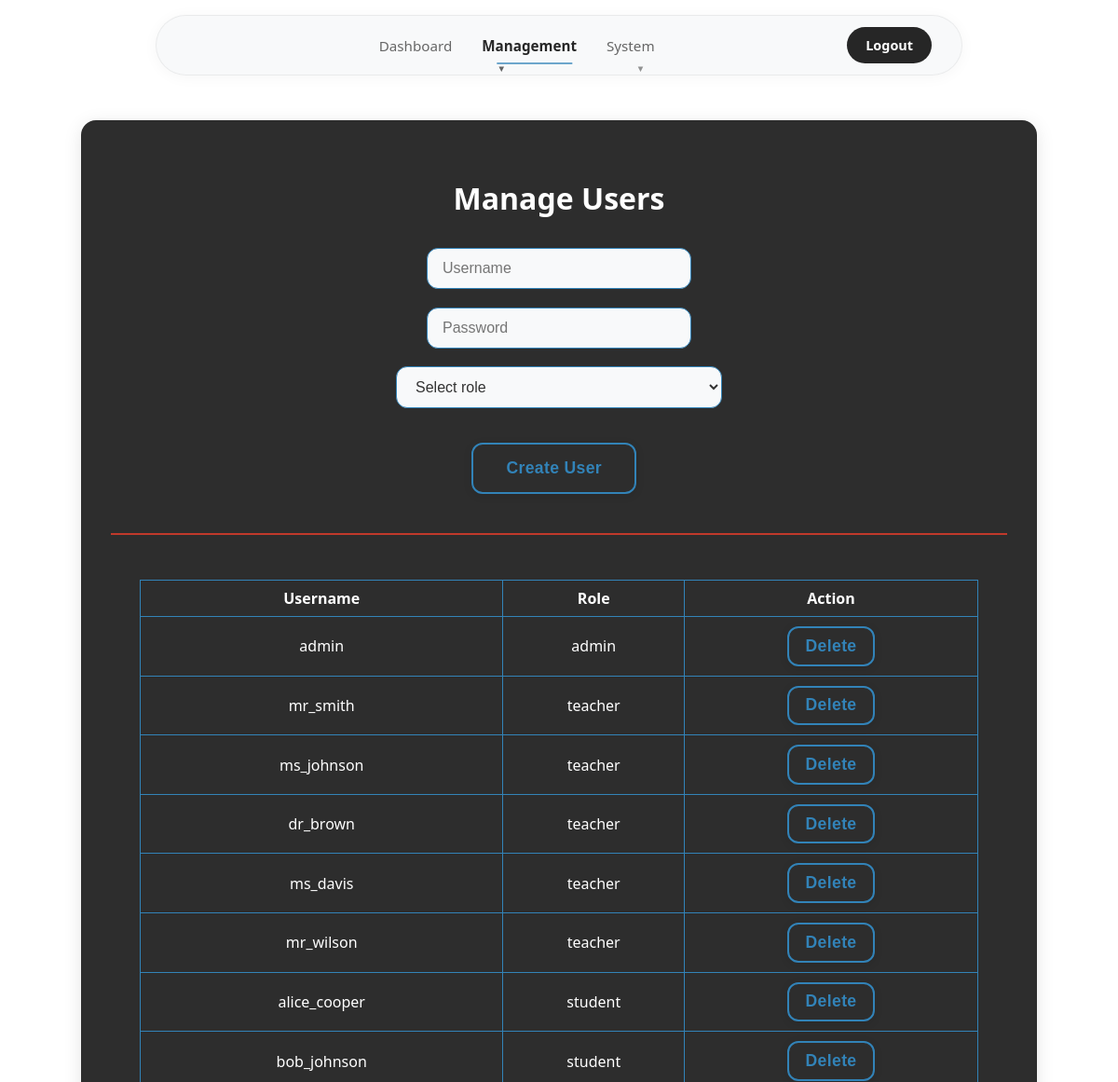
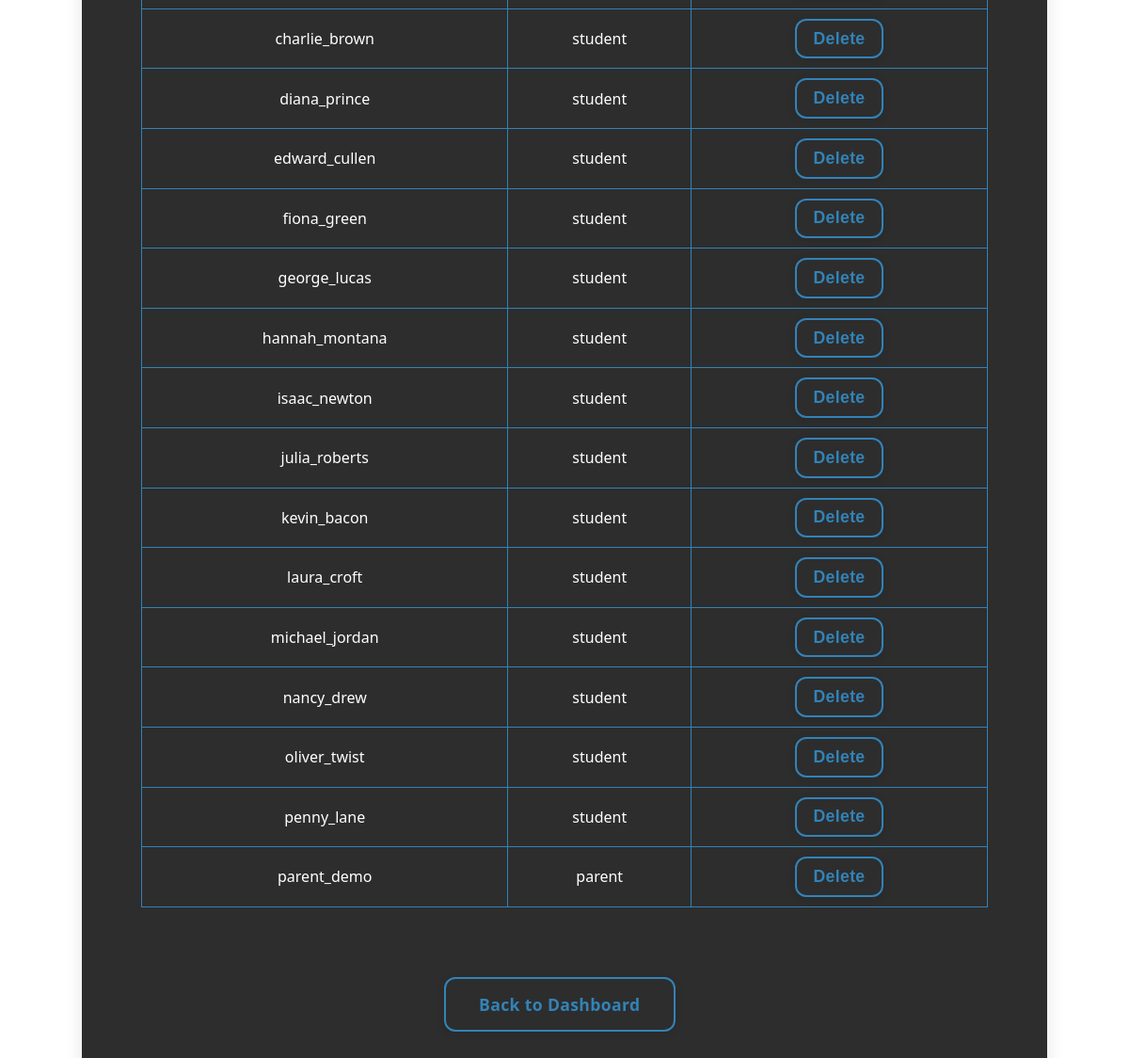
Page /manage_users (signed in) on the committed database (2 pictures, top to bottom).
### tables this page shows
CREATE TABLE users (
    id INTEGER PRIMARY KEY,
    username TEXT UNIQUE,
    password TEXT,
    role TEXT
, email TEXT, phone TEXT, full_name TEXT);

### app.py (the view, shortened to what this page needs)
@app.route('/manage_users', methods=['GET','POST'])
def manage_users():
    if not is_admin():
        return redirect(url_for('login'))
    conn = get_db()
    cur = conn.cursor()
    cur.execute("SELECT * FROM users")
    cur.execute("SELECT * FROM users")
    users = cur.fetchall()
    cur.execute("SELECT id, name FROM subjects")
    subjects = cur.fetchall()
    cur.execute('''SELECT enrollments.user_id, enrollments.subject_id
                   FROM enrollments''')
    enrollments = cur.fetchall()
    return render_template('manage_users.html',
                         users=users,
                         subjects=subjects,
                         enrollments=enrollments)

### app.py (called while the page is built)
def is_admin():
    return session.get('role') == 'admin'

### templates/manage_users.html (shortened to what this page needs)
<!DOCTYPE html>
<html>
<head>
    <link rel="stylesheet" href="/static/styles.css">
</head>
<body>
    <div class="navbar">
        <div class="navbar-container">
            <div class="navbar-links">
                <a href="/admin_dashboard" class="nav-link">Dashboard</a>
                <div class="dropdown">
                    <a href="#" class="nav-link dropdown-trigger active">Management</a>
                </div>
                <div class="dropdown">
                    <a href="#" class="nav-link dropdown-trigger">System</a>
                </div>
            </div>
            <div class="navbar-actions">
                <a href="/logout" class="nav-btn">Logout</a>
            </div>
        </div>
    </div>
    <div class="center-wrapper">
        <div class="dashboard-container card-3d">
            <h1>Manage Users</h1>
            <form method="post" class="form-stack">
                <input type="text" name="username" placeholder="Username" required>
                <input type="password" name="password" placeholder="Password" required>
                <select name="role" required>
                    <option value="" disabled selected>Select role</option>
                </select>
                <button class="btn-3d" type="submit">Create User</button>
            </form>
            <hr style="width:100%; margin: 2em 0; border: 1px solid #C0392B;">
            <div class="table-wrapper">
                <table>
                    <tr><th>Username</th><th>Role</th><th>Action</th></tr>
                    {% for user in users %}
                    <tr>
                        <td>{{ user['username'] }}</td>
                        <td>{{ user['role'] }}</td>
                        <td class="table-actions">
                            <form method="post" action="/delete_user" style="display:inline;">
                                <button class="btn-3d" type="submit" onclick="return confirm('Delete this user?');">Delete</button>
                            </form>
                        </td>
                    </tr>
                    {% endfor %}
                </table>
            </div>
            <div class="action-buttons">
                <a class="btn-3d" href="/admin">Back to Dashboard</a>
            </div>
        </div>
    </div>
</body>
</html>

### static/styles.css (style rules this page uses)
body { background: #ffffff; font-family: 'Segoe UI', 'Arial', sans-serif; color: #262626; margin: 0; padding: 0; min-height: 100vh; }
.navbar { background: transparent; backdrop-filter: none; -webkit-backdrop-filter: none; box-shadow: none; padding: 1rem 0; position: sticky; top: 0; left: 0; right: 0; z-index: 1000; margin-bottom: 0; border: none; width: 100%; }
.navbar-container { max-width: 800px; margin: 0 auto; display: flex; justify-content: space-between; align-items: center; padding: 0.75rem 2rem; height: auto; background: rgba(248, 249, 250, 0.9); backdrop-filter: blur(10px); -webkit-backdrop-filter: blur(10px); border-radius: 50px; border: 1px solid rgba(0, 0, 0, 0.06); box-shadow: 0 2px 16px rgba(0, 0, 0, 0.04); }
.navbar-actions { display: flex; align-items: center; gap: 1rem; }
.navbar-links { display: flex; gap: 2rem; align-items: center; justify-content: center; flex: 1; margin: 0; }
.nav-link { color: #666666; text-decoration: none; font-weight: 500; padding: 0.5rem 0; border-radius: 0; transition: all 0.2s ease; position: relative; font-size: 0.95rem; white-space: nowrap; border: none; background: transparent; }
.nav-link.active { color: #262626; background: transparent; box-shadow: none; border: none; transform: none; font-weight: 600; }
.nav-btn { background: #262626; color: #ffffff; text-decoration: none; font-weight: 600; padding: 0.625rem 1.25rem; border-radius: 25px; transition: all 0.2s ease; font-size: 0.9rem; white-space: nowrap; border: none; }
.nav-link.active::after { width: 80%; }
.nav-link::after { content: ''; position: absolute; bottom: -2px; left: 50%; width: 0; height: 2px; background: #3283b8; transition: all 0.3s ease; transform: translateX(-50%); }
.dropdown { position: relative; display: inline-block; }
.nav-link.dropdown-trigger::after { content: '▼'; font-size: 0.6rem; margin-left: 0.375rem; opacity: 0.7; transition: transform 0.2s ease; }
.dashboard-container { padding: 2.5em 2em; background: #262626; border-radius: 16px; max-width: 1200px; box-shadow: 0 4px 20px rgba(0, 0, 0, 0.1); width: 90%; margin: 2em auto; display: flex; flex-direction: column; align-items: center; border: 1px solid rgba(0, 0, 0, 0.05); }
.center-wrapper { display: flex; align-items: center; justify-content: center; min-height: 100vh; }
.card-3d { background: #2d2d2d; border-radius: 16px; box-shadow: 0 4px 20px rgba(0, 0, 0, 0.1); width: 80%; border: 1px solid rgba(0, 0, 0, 0.05); }
h1, h2, h3 { color: #ffffff;; text-align: center; margin-bottom: 1em; text-decoration: none; }
.form-stack { display: flex; flex-direction: column; gap: 1.2em; width: 100%; align-items: center; }
input, select { padding: 0.75em 1em; border-radius: 12px; border: 1.5px solid hsl(204, 57%, 46%); font-size: 1em; background: #f8f9fa; color: #333333; transition: border 0.2s; outline: none; margin-bottom: 0.5em; width: 100%; max-width: 350px; text-decoration: none; }
input[name="username"] { max-width: 250px !important; width: 250px !important; }
input[type="password"] { max-width: 250px !important; width: 250px !important; }
form[style*="inline"] button { margin: 2px 5px !important; display: inline-block !important; vertical-align: middle !important; padding: 0.5em 1em !important; }
.btn-3d { background: #2d2d2d; color: hsl(204, 57%, 46%); border: 2px solid hsl(204, 57%, 46%); border-radius: 12px; padding: 0.85em 2em; font-size: 1.1em; font-weight: 600; box-shadow: 0 2px 10px rgba(0, 0, 0, 0.1); transition: transform 0.12s, box-shadow 0.12s; cursor: pointer; letter-spacing: 0.02em; margin: 0.6em 0.6em 0.6em 0; display: inline-block; text-align: center; text-decoration: none; }
.action-buttons { margin-top: 2em; text-align: center; }
.table-wrapper { width: 100%; max-width: 900px; overflow-x: auto; margin: 0 auto; }
table { width: 100%; max-width: 900px; border-collapse: collapse; margin: 1em auto 2em; }
th, td { padding: 8px; border: 1px solid #3283b8; text-align: center; text-decoration: none; color:#ffffff; }
.form-stack input, .form-stack select { margin: 0 auto; display: block; width: 100%; max-width: 350px; }
.form-stack button { align-self: center; margin-top: 1em; }
.dashboard-container { max-width: 1200px; margin: 2em auto; padding: 2.5em 2em; }

### rows in the picture
users: username "admin", role "admin"
users: username "mr_smith", role "teacher"
users: username "ms_johnson", role "teacher"
users: username "dr_brown", role "teacher"
users: username "ms_davis", role "teacher"
users: username "mr_wilson", role "teacher"
users: username "alice_cooper", role "student"
users: username "bob_johnson", role "student"
users: username "charlie_brown", role "student"
users: username "diana_prince", role "student"
users: username "edward_cullen", role "student"
users: username "fiona_green", role "student"
users: username "george_lucas", role "student"
users: username "hannah_montana", role "student"
users: username "isaac_newton", role "student"
users: username "julia_roberts", role "student"
users: username "kevin_bacon", role "student"
users: username "laura_croft", role "student"
users: username "michael_jordan", role "student"
users: username "nancy_drew", role "student"
users: username "oliver_twist", role "student"
users: username "penny_lane", role "student"
users: username "parent_demo", role "parent"
